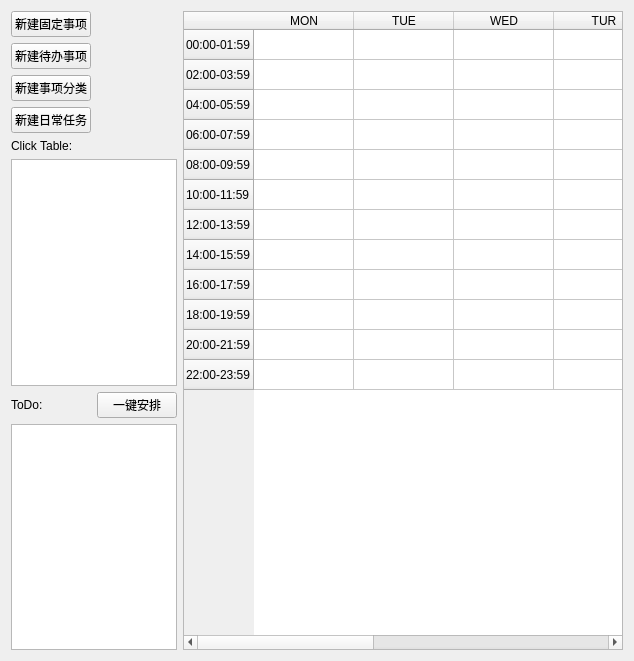
<?xml version="1.0" encoding="UTF-8"?>
<ui version="4.0">
 <class>Form</class>
 <widget class="QWidget" name="Form">
  <property name="geometry">
   <rect>
    <x>0</x>
    <y>0</y>
    <width>634</width>
    <height>661</height>
   </rect>
  </property>
  <property name="windowTitle">
   <string>Form</string>
  </property>
  <layout class="QGridLayout" name="gridLayout_4">
   <item row="0" column="0">
    <layout class="QGridLayout" name="gridLayout">
     <item row="4" column="0">
      <widget class="QLabel" name="label_2">
       <property name="text">
        <string>Click Table:</string>
       </property>
      </widget>
     </item>
     <item row="5" column="0" colspan="2">
      <widget class="QListWidget" name="listWidget"/>
     </item>
     <item row="7" column="0" colspan="2">
      <widget class="QListWidget" name="listWidget_2"/>
     </item>
     <item row="6" column="1">
      <widget class="QPushButton" name="pushButton_5">
       <property name="text">
        <string>一键安排</string>
       </property>
      </widget>
     </item>
     <item row="6" column="0">
      <widget class="QLabel" name="label_4">
       <property name="text">
        <string>ToDo:</string>
       </property>
      </widget>
     </item>
     <item row="0" column="0">
      <widget class="QPushButton" name="pushButton">
       <property name="text">
        <string>新建固定事项</string>
       </property>
      </widget>
     </item>
     <item row="3" column="0">
      <widget class="QPushButton" name="pushButton_4">
       <property name="text">
        <string>新建日常任务</string>
       </property>
      </widget>
     </item>
     <item row="2" column="0">
      <widget class="QPushButton" name="pushButton_3">
       <property name="text">
        <string>新建事项分类</string>
       </property>
      </widget>
     </item>
     <item row="1" column="0">
      <widget class="QPushButton" name="pushButton_2">
       <property name="text">
        <string>新建待办事项</string>
       </property>
      </widget>
     </item>
     <item row="0" column="2" rowspan="8">
      <layout class="QGridLayout" name="gridLayout_2">
       <item row="0" column="0">
        <widget class="QTableWidget" name="tableWidget">
         <property name="sizePolicy">
          <sizepolicy hsizetype="Expanding" vsizetype="Expanding">
           <horstretch>1</horstretch>
           <verstretch>1</verstretch>
          </sizepolicy>
         </property>
         <property name="autoFillBackground">
          <bool>true</bool>
         </property>
         <property name="sizeAdjustPolicy">
          <enum>QAbstractScrollArea::AdjustToContents</enum>
         </property>
         <attribute name="horizontalHeaderCascadingSectionResizes">
          <bool>true</bool>
         </attribute>
         <attribute name="horizontalHeaderHighlightSections">
          <bool>true</bool>
         </attribute>
         <attribute name="horizontalHeaderShowSortIndicator" stdset="0">
          <bool>true</bool>
         </attribute>
         <attribute name="horizontalHeaderStretchLastSection">
          <bool>false</bool>
         </attribute>
         <attribute name="verticalHeaderCascadingSectionResizes">
          <bool>true</bool>
         </attribute>
         <attribute name="verticalHeaderShowSortIndicator" stdset="0">
          <bool>true</bool>
         </attribute>
         <row>
          <property name="text">
           <string>00:00-01:59</string>
          </property>
         </row>
         <row>
          <property name="text">
           <string>02:00-03:59</string>
          </property>
         </row>
         <row>
          <property name="text">
           <string>04:00-05:59</string>
          </property>
         </row>
         <row>
          <property name="text">
           <string>06:00-07:59</string>
          </property>
         </row>
         <row>
          <property name="text">
           <string>08:00-09:59</string>
          </property>
         </row>
         <row>
          <property name="text">
           <string>10:00-11:59</string>
          </property>
         </row>
         <row>
          <property name="text">
           <string>12:00-13:59</string>
          </property>
         </row>
         <row>
          <property name="text">
           <string>14:00-15:59</string>
          </property>
         </row>
         <row>
          <property name="text">
           <string>16:00-17:59</string>
          </property>
         </row>
         <row>
          <property name="text">
           <string>18:00-19:59</string>
          </property>
         </row>
         <row>
          <property name="text">
           <string>20:00-21:59</string>
          </property>
         </row>
         <row>
          <property name="text">
           <string>22:00-23:59</string>
          </property>
         </row>
         <column>
          <property name="text">
           <string>MON</string>
          </property>
         </column>
         <column>
          <property name="text">
           <string>TUE</string>
          </property>
         </column>
         <column>
          <property name="text">
           <string>WED</string>
          </property>
         </column>
         <column>
          <property name="text">
           <string>TUR</string>
          </property>
         </column>
         <column>
          <property name="text">
           <string>FRI</string>
          </property>
         </column>
         <column>
          <property name="text">
           <string>SAT</string>
          </property>
         </column>
         <column>
          <property name="text">
           <string>SUN</string>
          </property>
         </column>
        </widget>
       </item>
      </layout>
     </item>
    </layout>
   </item>
  </layout>
 </widget>
 <resources/>
 <connections/>
</ui>
